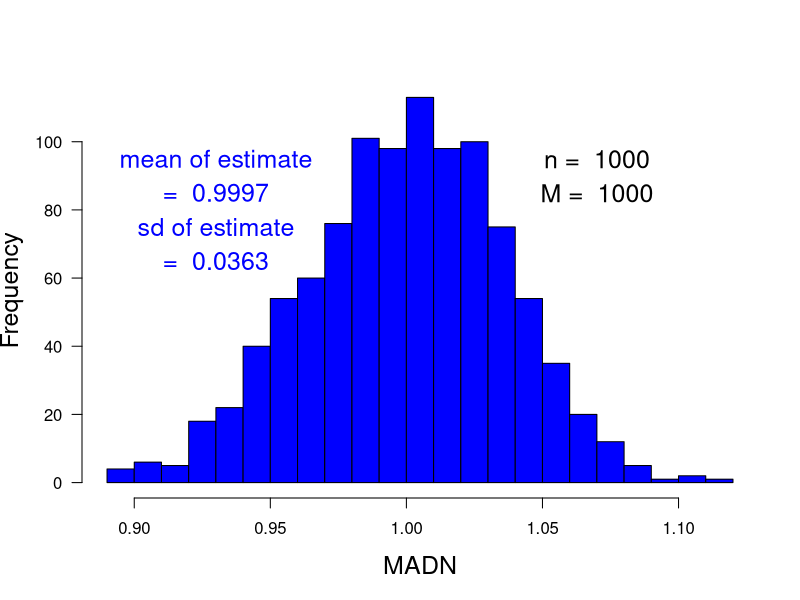

Write the R code that produced this figure.
print('file: SolutionPointEstMADNlargeSample.R')
# EXERCISE & SOLUTION: sample size depending MAD scaling: part (a)
#      MADN = Median Absolute deviation about the Median, Normalized
#      Moronna et al. (2006, p.~5)
# 
set.seed(1953)
M = 1000   # number of Monte-Carlo runs
n = 1000      # sample size
sdest = numeric(M)
for(m in 1:M) {x=rnorm(n); sdest[m]=median(abs(x-median(x)))/0.6745}
#  png('ExerMCmadnNormal160819.png',width=16,height=12,units='cm',res=300)
hist(sdest,30,col='blue',xlab='MADN',main='',las=1,cex.lab=1.5)
meansdest = mean(sdest); print(c(round(meansdest,3),'meansdest'))  # (expected: close to sigma = 1)
sdsdest = sd(sdest); print(c(round(sdsdest,3),'sdsdest'))
xt = 0.93
text(xt,95,'mean of estimate',col='blue',cex=1.5)
text(xt,85,paste('= ',as.character(round(meansdest,4))),col='blue',cex=1.5)
text(xt,75,'sd of estimate',col='blue',cex=1.5)
text(xt,65,paste('= ',as.character(round(sdsdest,4))),col='blue',cex=1.5)
text(1.07,95,paste('n = ',as.character(n)),col='black',cex=1.5)
text(1.07,85,paste('M = ',as.character(M)),col='black',cex=1.5)
# dev.off()
# ---------------------------------------------------
# Results: 
print(c('mean_sd_est = ',round(meansdest,4)))  # 0.9997
print(c('  sd_sd_est = ',round(sdsdest,4)))    # 0.0363
